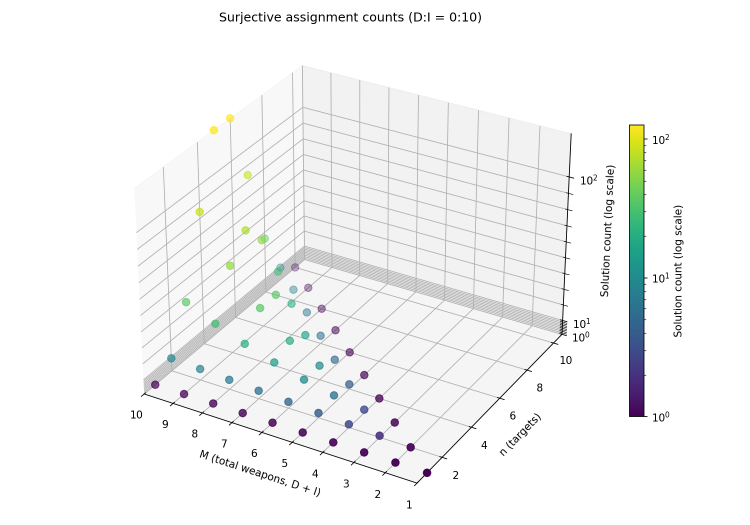
#> input picture wta/surjective_scatter_M10n10_ratio0-10.png, 1500 x 1050 px (shown at 1/2 size)
$ python framer.py ../wta
#> lines starting #> are read from the running program, lines starting #| are printed output that depends on the picture; after the words box and inside, x2 and y2 are one past the last pixel; in counts of white or black regions, pixels touching at a corner belong together
#!/usr/bin/env python3
"""
framer.py -- Feature-aligned multi-frame water droplet removal from PNG sequences.

Core insight
------------
Water droplets on the lens are fixed in IMAGE space. The scene behind them
shifts due to camera motion (pitch/roll/yaw on a boat). By aligning each
neighbouring frame to the reference frame using a feature-based homography,
we bring the scene into registration with the reference. After alignment:

  * Scene pixels are consistent across the aligned stack.
  * Droplet pixels in NEIGHBOUR frames are displaced (the warp moved them),
    so they no longer coincide with the reference droplet positions.

The per-pixel median of the aligned stack therefore converges to a clean
background estimate. Pixels where the reference deviates significantly from
this median are flagged as droplets and replaced.

Pipeline (per reference frame)
-------------------------------
1. Load a sliding window of N frames centred on the reference.
2. Detect and match features (ORB by default; SIFT if opencv-contrib present).
3. Compute RANSAC homography: warp each neighbour into reference image space.
4. Stack warped neighbours; compute per-pixel temporal median -> clean BG.
5. Threshold |reference - median| -> binary droplet mask.
6. Morphological cleanup (close gaps, remove noise, dilate edges).
7. Infill masked pixels from the median BG or cv2.inpaint.
8. Write cleaned frame; optionally write side-by-side debug image.

Usage
-----
  python framer.py FRAMES_FOLDER [options]

Examples
--------
  # Default output goes to frames/cleaned/
  python framer.py frames/

  # Explicit output subfolder (relative to cwd)
  python framer.py frames/ --out cleaned_v1

  # Absolute output path (separate drive/location)
  python framer.py frames/ --out D:/output/cleaned

  # Relative path outside the source folder
  python framer.py frames/ --out ../cleaned

  # Wider window, debug panels, Telea inpainting
  python framer.py frames/ --out cleaned --window 25 --infill telea --debug

  # SIFT (higher quality on textureless water/sky, needs opencv-contrib)
  python framer.py frames/ --out cleaned --detector sift --max-features 4000
"""

from __future__ import annotations

import argparse
import sys
from pathlib import Path
from typing import Optional

import cv2
import numpy as np

try:
    from tqdm import tqdm
except ImportError:
    # [10 lines left out: function tqdm, not called in this run]


# ---------------------------------------------------------------------------
# Feature detector / matcher
# ---------------------------------------------------------------------------

def make_detector(name: str, max_features: int):
    """
    Return (detector, matcher) pair.

    ORB uses Hamming BFMatcher; SIFT uses FLANN with kd-tree.
    Falls back to ORB if SIFT is unavailable (needs opencv-contrib).
    """
    if name == "sift":
        try:
            det = cv2.SIFT_create(nfeatures=max_features)
            index_params = dict(algorithm=1, trees=5)   # FLANN_INDEX_KDTREE=1
            search_params = dict(checks=50)
            mat = cv2.FlannBasedMatcher(index_params, search_params)
            return det, mat
        except AttributeError:
            print("[warn] SIFT unavailable (needs opencv-contrib-python). "
                  "Falling back to ORB.")
            name = "orb"

    det = cv2.ORB_create(nfeatures=max_features)
    mat = cv2.BFMatcher(cv2.NORM_HAMMING, crossCheck=False)
    return det, mat


# ---------------------------------------------------------------------------
# Homography estimation
# ---------------------------------------------------------------------------

def compute_homography(
    src_gray: np.ndarray,
    dst_gray: np.ndarray,
    detector,
    matcher,
    ratio_thresh: float,
    ransac_thresh: float,
    min_inliers: int = 8,
) -> Optional[np.ndarray]:
    """
    Estimate H such that warpPerspective(src, H, size) aligns src to dst.

    Returns None when there are insufficient matches or the homography is
    degenerate (e.g. near-identity, extreme scale, or too few RANSAC inliers).
    """
    kp_s, des_s = detector.detectAndCompute(src_gray, None)
    kp_d, des_d = detector.detectAndCompute(dst_gray, None)

    if des_s is None or des_d is None or len(kp_s) < 4 or len(kp_d) < 4:
        return None

    matches = matcher.knnMatch(des_s, des_d, k=2)
    good = []
    for pair in matches:
        if len(pair) == 2:
            m, n = pair
            if m.distance < ratio_thresh * n.distance:
                good.append(m)

    if len(good) < min_inliers:
        return None

    pts_s = np.float32([kp_s[m.queryIdx].pt for m in good])
    pts_d = np.float32([kp_d[m.trainIdx].pt for m in good])

    H, inlier_mask = cv2.findHomography(
        pts_s, pts_d,
        cv2.RANSAC, ransac_thresh,
        maxIters=2000,
        confidence=0.995,
    )

    if H is None:
        return None
    if inlier_mask is None or int(inlier_mask.sum()) < min_inliers:
        return None

    # Reject wildly degenerate homographies by checking the determinant.
    # A valid planar homography should have det(H[0:2,0:2]) > 0 and
    # the scale factor should stay within a reasonable range.
    det = float(np.linalg.det(H[:2, :2]))
    if det < 0.1 or det > 10.0:
        return None

    return H


# ---------------------------------------------------------------------------
# Anomaly detection
# ---------------------------------------------------------------------------

def detect_droplet_mask(
    ref: np.ndarray,
    median_bg: np.ndarray,
    threshold: float,
    min_area: int,
    morph_close: int,
    morph_dilate: int,
) -> np.ndarray:
    """
    Return uint8 binary mask (255 = droplet, 0 = clean) for ref.

    Steps:
      1. Per-pixel absolute deviation from the aligned temporal median.
      2. Threshold to obtain initial binary mask.
      3. Morphological closing to fill intra-droplet gaps.
      4. Connected-component filtering to discard tiny specks.
      5. Dilation to cover droplet halos before infill.
    """
    diff = cv2.absdiff(ref, median_bg)
    diff_gray = cv2.cvtColor(diff, cv2.COLOR_BGR2GRAY)
    _, mask = cv2.threshold(diff_gray, threshold, 255, cv2.THRESH_BINARY)

    if morph_close > 0:
        k = cv2.getStructuringElement(cv2.MORPH_ELLIPSE,
                                      (morph_close, morph_close))
        mask = cv2.morphologyEx(mask, cv2.MORPH_CLOSE, k)

    if min_area > 0:
        n_lbl, labels, stats, _ = cv2.connectedComponentsWithStats(
            mask, connectivity=8)
        clean = np.zeros_like(mask)
        for lbl in range(1, n_lbl):
            if stats[lbl, cv2.CC_STAT_AREA] >= min_area:
                clean[labels == lbl] = 255
        mask = clean

    if morph_dilate > 0:
        k = cv2.getStructuringElement(cv2.MORPH_ELLIPSE,
                                      (morph_dilate, morph_dilate))
        mask = cv2.dilate(mask, k)

    return mask


# ---------------------------------------------------------------------------
# Infill
# ---------------------------------------------------------------------------

def apply_infill(
    ref: np.ndarray,
    mask: np.ndarray,
    median_bg: np.ndarray,
    method: str,
    radius: int,
) -> np.ndarray:
    """
    Replace masked pixels in ref.

    median  -- direct substitution from the aligned background model.
               Fast and usually clean when the BG model is reliable.
    telea   -- Fast Marching Method (cv2.INPAINT_TELEA). Better for
               large or isolated droplets with no clean BG reference.
    ns      -- Navier-Stokes (cv2.INPAINT_NS). Smoother but slower.
    """
    if mask.max() == 0:
        return ref
    if method == "median":
        out = ref.copy()
        out[mask > 0] = median_bg[mask > 0]
        return out
    elif method == "telea":
        return cv2.inpaint(ref, mask, radius, cv2.INPAINT_TELEA)
    else:  # ns
        return cv2.inpaint(ref, mask, radius, cv2.INPAINT_NS)


# ---------------------------------------------------------------------------
# Debug visualisation
# ---------------------------------------------------------------------------

# [20 lines left out: function make_debug_image, not called in this run]


# ---------------------------------------------------------------------------
# Frame cache (memory-bounded sliding buffer)
# ---------------------------------------------------------------------------

class FrameCache:
    """
    Lazy-loading frame cache. Frames are loaded on first access and evicted
    once they are no longer needed by the sliding window.
    """

    def __init__(self, paths: list[Path]) -> None:
        self._paths = paths
        self._cache: dict[int, Optional[np.ndarray]] = {}

    def get(self, idx: int) -> Optional[np.ndarray]:
        if idx not in self._cache:
            self._cache[idx] = cv2.imread(str(self._paths[idx]))
        return self._cache[idx]

    def evict_before(self, idx: int) -> None:
        """Remove all frames with index < idx from memory."""
        for k in [k for k in self._cache if k < idx]:
            del self._cache[k]


# ---------------------------------------------------------------------------
# Main processing loop
# ---------------------------------------------------------------------------

def process_folder(args: argparse.Namespace) -> None:
    src = Path(args.folder)
    pngs = sorted(src.glob("*.png"))
    if not pngs:
        print(f"No PNG files found in: {src}")
        return

    out_dir = Path(args.out)
    out_dir.mkdir(parents=True, exist_ok=True)
    dbg_dir = (out_dir.parent / (out_dir.name + "_debug")) if args.debug else None
    if dbg_dir:
        dbg_dir.mkdir(parents=True, exist_ok=True)

    half = args.window // 2
    n = len(pngs)

    print(f"Source   : {src}  ({n} PNGs)")
    print(f"Output   : {out_dir}")
    print(f"Window   : {args.window} frames  (half={half})")
    print(f"Detector : {args.detector}  max_features={args.max_features}")
    print(f"Threshold: {args.threshold}  min_area={args.min_area}")
    print(f"Infill   : {args.infill}")
    if args.debug:
        print(f"Debug    : {dbg_dir}")
    print()

    detector, matcher = make_detector(args.detector, args.max_features)
    cache = FrameCache(pngs)

    stats_aligned = stats_failed = stats_skipped = 0

    for ref_idx in tqdm(range(n), desc="Frames", unit="frame"):
        ref_bgr = cache.get(ref_idx)
#> in get, returned value is the input picture: shape (1050, 1500, 3); mean B, G, R 244.9, 245.1, 244.5
        if ref_bgr is None:
            print(f"\n[skip] unreadable: {pngs[ref_idx].name}")
            stats_skipped += 1
            continue

        H_ref, W_ref = ref_bgr.shape[:2]
        ref_gray = cv2.cvtColor(ref_bgr, cv2.COLOR_BGR2GRAY)

        # Collect and align neighbours
        ctx_start = max(0, ref_idx - half)
        ctx_end   = min(n, ref_idx + half + 1)
        neighbor_idxs = [i for i in range(ctx_start, ctx_end) if i != ref_idx]

        aligned: list[np.ndarray] = []
        n_failed_this = 0

        for ni in neighbor_idxs:
            nbr = cache.get(ni)
            if nbr is None:
                n_failed_this += 1
                continue

            nbr_gray = cv2.cvtColor(nbr, cv2.COLOR_BGR2GRAY)
            H = compute_homography(
                nbr_gray, ref_gray,
                detector, matcher,
                ratio_thresh=args.ratio_thresh,
                ransac_thresh=args.ransac_thresh,
            )

            if H is not None:
                warped = cv2.warpPerspective(
                    nbr, H, (W_ref, H_ref),
                    flags=cv2.INTER_LINEAR,
                    borderMode=cv2.BORDER_REPLICATE,
                )
                aligned.append(warped)
                stats_aligned += 1
            else:
                n_failed_this += 1
                stats_failed += 1
                # Optional: include unwarped frame as weak evidence
                if args.fallback_no_align:
                    aligned.append(nbr)

        if not aligned:
            # No usable neighbours -- copy frame unchanged
            cv2.imwrite(str(out_dir / pngs[ref_idx].name), ref_bgr)
            cache.evict_before(ref_idx - half)
            continue

        # Temporal median background from aligned stack
        stack = np.stack([ref_bgr] + aligned, axis=0).astype(np.float32)
        median_bg = np.median(stack, axis=0).astype(np.uint8)

        # Detect anomalies
        mask = detect_droplet_mask(
            ref_bgr, median_bg,
            threshold=args.threshold,
            min_area=args.min_area,
            morph_close=args.morph_close,
            morph_dilate=args.morph_dilate,
        )

        # Infill
        result = apply_infill(
            ref_bgr, mask, median_bg,
            method=args.infill,
            radius=args.inpaint_radius,
        )

        cv2.imwrite(str(out_dir / pngs[ref_idx].name), result)

        if dbg_dir is not None:
            dbg = make_debug_image(
                ref_bgr, mask, result.copy(),
                n_aligned=len(aligned),
                n_failed=n_failed_this,
            )
            cv2.imwrite(str(dbg_dir / pngs[ref_idx].name), dbg)

        # Evict frames the window has moved past
        cache.evict_before(ref_idx - half)

    total_neighbours = stats_aligned + stats_failed
    pct = 100 * stats_aligned / total_neighbours if total_neighbours else 0
    print(f"\nAlignment: {stats_aligned}/{total_neighbours} succeeded ({pct:.1f}%)")
    print(f"Skipped (unreadable): {stats_skipped}")
    print(f"Output: {out_dir}")


# ---------------------------------------------------------------------------
# CLI
# ---------------------------------------------------------------------------

def build_parser() -> argparse.ArgumentParser:
    p = argparse.ArgumentParser(
        prog="framer",
        description="Feature-aligned multi-frame water droplet removal from PNG sequences.",
        formatter_class=argparse.RawDescriptionHelpFormatter,
        epilog=__doc__,
    )

    p.add_argument("folder", type=Path,
                   help="Folder containing sequential PNG frames (sorted by filename).")
    p.add_argument("--out", default=None, metavar="PATH",
                   help="Output folder path. Accepts absolute paths "
                        "(e.g. /data/cleaned) or relative paths "
                        "(e.g. ../cleaned or cleaned). "
                        "Default: <input_folder>/cleaned")

    p.add_argument("--window", type=int, default=15, metavar="N",
                   help="Sliding window size: how many frames to use per reference. "
                        "Larger windows give better detection but use more memory. "
                        "Default: 15")

    g = p.add_argument_group("feature alignment")
    g.add_argument("--detector", choices=["orb", "sift"], default="orb",
                   help="Feature detector. sift requires opencv-contrib-python. "
                        "Default: orb")
    g.add_argument("--max-features", type=int, default=2000, metavar="N",
                   help="Max keypoints per frame. Raise for scenes with lots of "
                        "texture (e.g. coastline). Default: 2000")
    g.add_argument("--ratio-thresh", type=float, default=0.75, metavar="R",
                   help="Lowe ratio-test threshold for match filtering. "
                        "Lower = stricter. Default: 0.75")
    g.add_argument("--ransac-thresh", type=float, default=4.0, metavar="T",
                   help="RANSAC reprojection threshold in pixels. Default: 4.0")
    g.add_argument("--fallback-no-align", action="store_true",
                   help="When homography estimation fails, include the raw "
                        "(unwarped) neighbour in the background stack as a "
                        "weak fallback. May help in scenes with low texture.")

    g2 = p.add_argument_group("anomaly detection")
    g2.add_argument("--threshold", type=float, default=30.0, metavar="T",
                    help="Absolute deviation from background median (0-255) above "
                         "which a pixel is flagged as a droplet. Lower catches "
                         "subtler droplets but risks false positives. Default: 30")
    g2.add_argument("--min-area", type=int, default=40, metavar="A",
                    help="Minimum connected blob area in pixels. Smaller blobs are "
                         "discarded as noise. Default: 40")
    g2.add_argument("--morph-close", type=int, default=7, metavar="K",
                    help="Ellipse kernel size for morphological closing "
                         "(fills intra-droplet holes). Default: 7")
    g2.add_argument("--morph-dilate", type=int, default=3, metavar="K",
                    help="Ellipse kernel size for final mask dilation "
                         "(covers droplet halos). Default: 3")

    g3 = p.add_argument_group("infill")
    g3.add_argument("--infill", choices=["median", "telea", "ns"], default="median",
                    help="How to fill detected droplet regions. "
                         "'median' substitutes directly from the aligned background "
                         "model (fast, usually best when BG model is clean). "
                         "'telea'/'ns' use OpenCV inpainting from surrounding pixels "
                         "(useful when few neighbours aligned successfully). "
                         "Default: median")
    g3.add_argument("--inpaint-radius", type=int, default=5, metavar="R",
                    help="Neighbourhood radius for cv2.inpaint. "
                         "Ignored for median infill. Default: 5")

    p.add_argument("--debug", action="store_true",
                   help="Write side-by-side debug images to <out>_debug/ showing "
                        "original | detection overlay | cleaned result.")

    return p


def main(argv=None):
    parser = build_parser()
    args = parser.parse_args(argv)

    if not args.folder.exists() or not args.folder.is_dir():
        parser.error(f"Folder not found or not a directory: {args.folder}")
    if args.window < 2:
        parser.error("--window must be >= 2")

    if args.out is None:
        args.out = args.folder / "cleaned"

    process_folder(args)
#> call 2 of get, with idx = 1
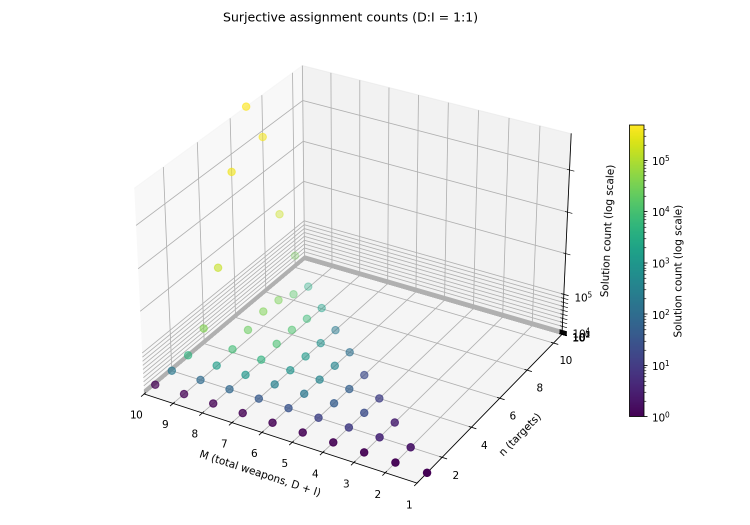
#> input picture wta/surjective_scatter_M10n10_ratio1-1.png, 1500 x 1050 px (shown at 1/2 size)
#> in get, returned value is the input picture: shape (1050, 1500, 3); mean B, G, R 245, 245.2, 244.5
#> in compute_homography, `kp_s, des_s = detector.detectAndCompute(src_gray, None)`: kp_s = 2001 keypoints; strongest (x, y, size): (1359, 444, 31), (588, 37, 31), (584, 38, 31), (637, 43, 31)
#> in compute_homography, `kp_d, des_d = detector.detectAndCompute(dst_gray, None)`: kp_d = 2000 keypoints; strongest (x, y, size): (1359, 444, 31), (580, 37, 31), (576, 38, 31), (629, 43, 31)
#> in compute_homography, `matches = matcher.knnMatch(des_s, des_d, k=2)`: matches = 2001 matches
#> after the loop in compute_homography, `for pair in matches:`: good = 1380 matches
#> in compute_homography, `pts_s = np.float32([kp_s[m.queryIdx].pt for m in good])`: pts_s = 1380 pairs, first value 263.8 to 1363, second value 31 to 1002
#> in compute_homography, `pts_d = np.float32([kp_d[m.trainIdx].pt for m in good])`: pts_d has the same summary as pts_s
#> in compute_homography, `H, inlier_mask = cv2.findHomography( pts_s, pts_d, cv2.RANSAC, ransac_..`: H = [[1, 0.0132, -10.29], [-0.00363, 1.01, 1.77], [-3.61e-06, 7.88e-06, 1]]; inlier_mask = 1380 values, max 1 at index 0, min 0 at index 6, mean 0.896
#> in compute_homography, `det = float(np.linalg.det(H[:2, :2]))`: det = 1.01
#> in detect_droplet_mask, `diff = cv2.absdiff(ref, median_bg)`:
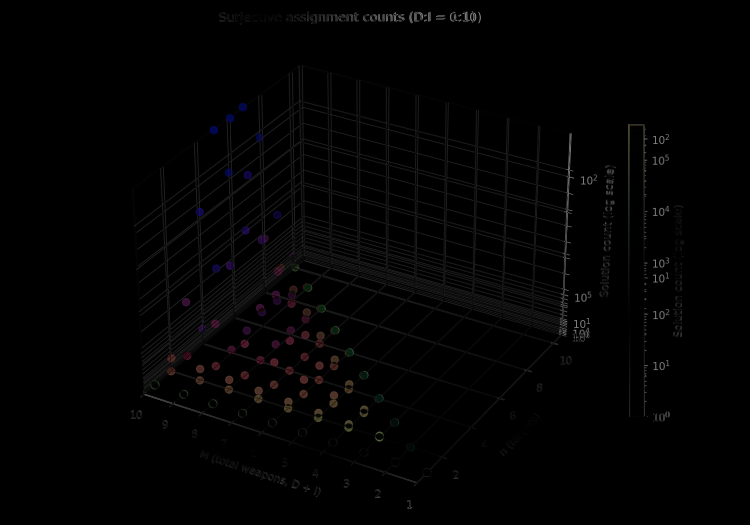
#> diff: shape (1050, 1500, 3) (shown at 1/2 size); mean B, G, R 2.5, 2.4, 2.6
#> in detect_droplet_mask, `_, mask = cv2.threshold(diff_gray, threshold, 255, cv2.THRESH_BINARY)`:
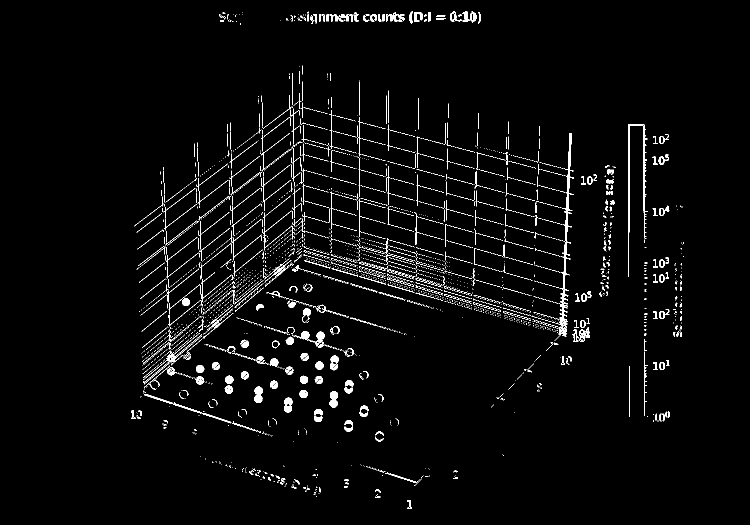
#> mask: shape (1050, 1500) (shown at 1/2 size); 2.7% white in thin lines or dots, all inside (x1, y1, x2, y2) = (262, 22, 1368, 1017)
#> in detect_droplet_mask, `mask = cv2.morphologyEx(mask, cv2.MORPH_CLOSE, k)`:
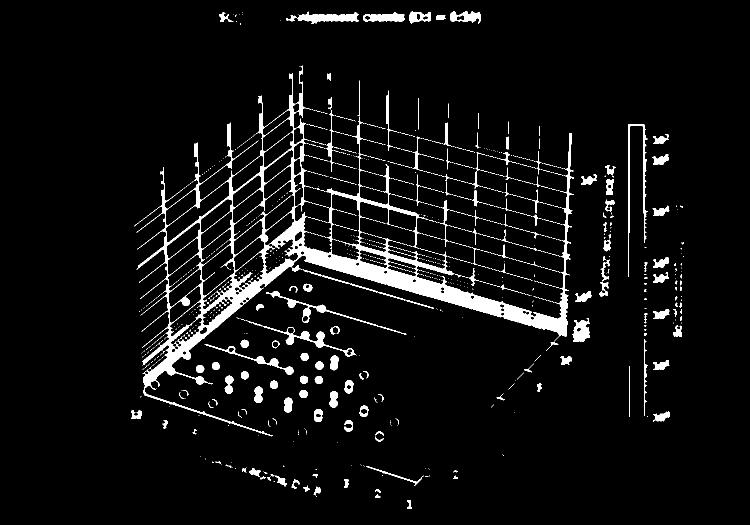
#> mask: shape (1050, 1500) (shown at 1/2 size); 5.5% white; 1144 white regions (991 under 20 px), largest, box (x1, y1, x2, y2) and area: (268, 131, 1148, 873) 51038, (573, 23, 718, 48) 1743, (1256, 248, 1295, 554) 1736
#> in detect_droplet_mask, `n_lbl, labels, stats, _ = cv2.connectedComponentsWithStats( mask, conn..`:
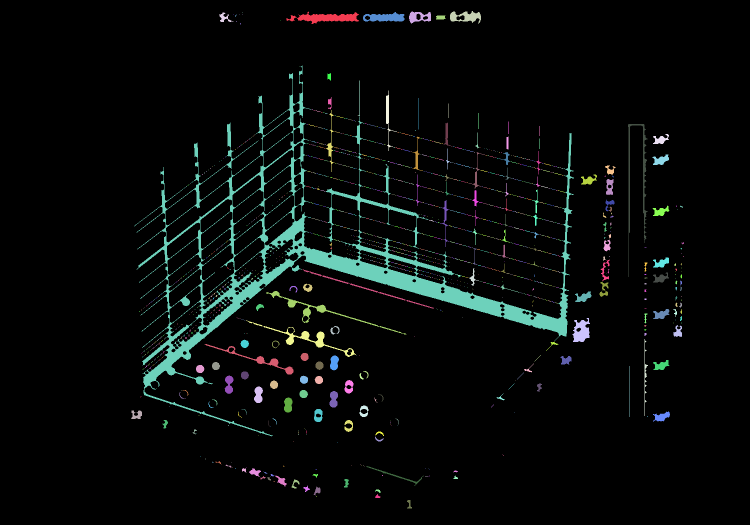
#> labels: shape (1050, 1500) int32 (shown at 1/2 size); 1145 distinct labels, from 0 to 1144; one colour per label, 0 black
#> in detect_droplet_mask, `n_lbl, labels, stats, _ = cv2.connectedComponentsWithStats( mask, conn..`: n_lbl = 1145; stats = 1145 rows, first 6: [0, 0, 1500, 1050, 1487836], [573, 23, 145, 25, 1743], [818, 23, 44, 24, 610], [900, 22, 62, 25, 869], [439, 25, 28, 19, 208], [484, 24, 1, 1, 1]
#> (the rest of the program and of its run is left out)
